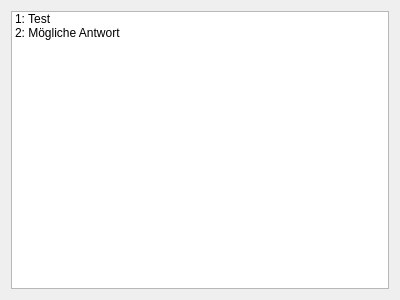
<?xml version="1.0" encoding="UTF-8"?>
<ui version="4.0">
 <class>self_test_dockwidget</class>
 <widget class="QWidget" name="self_test_dockwidget">
  <property name="geometry">
   <rect>
    <x>0</x>
    <y>0</y>
    <width>400</width>
    <height>300</height>
   </rect>
  </property>
  <property name="windowTitle">
   <string>Form</string>
  </property>
  <layout class="QVBoxLayout" name="verticalLayout">
   <item>
    <widget class="QListWidget" name="self_test_question_groups">
     <property name="sortingEnabled">
      <bool>false</bool>
     </property>
     <item>
      <property name="text">
       <string>1: Test</string>
      </property>
      <property name="checkState">
       <enum>Unchecked</enum>
      </property>
     </item>
     <item>
      <property name="text">
       <string>2: Mögliche Antwort</string>
      </property>
      <property name="checkState">
       <enum>Unchecked</enum>
      </property>
     </item>
    </widget>
   </item>
  </layout>
 </widget>
 <resources/>
 <connections/>
</ui>
